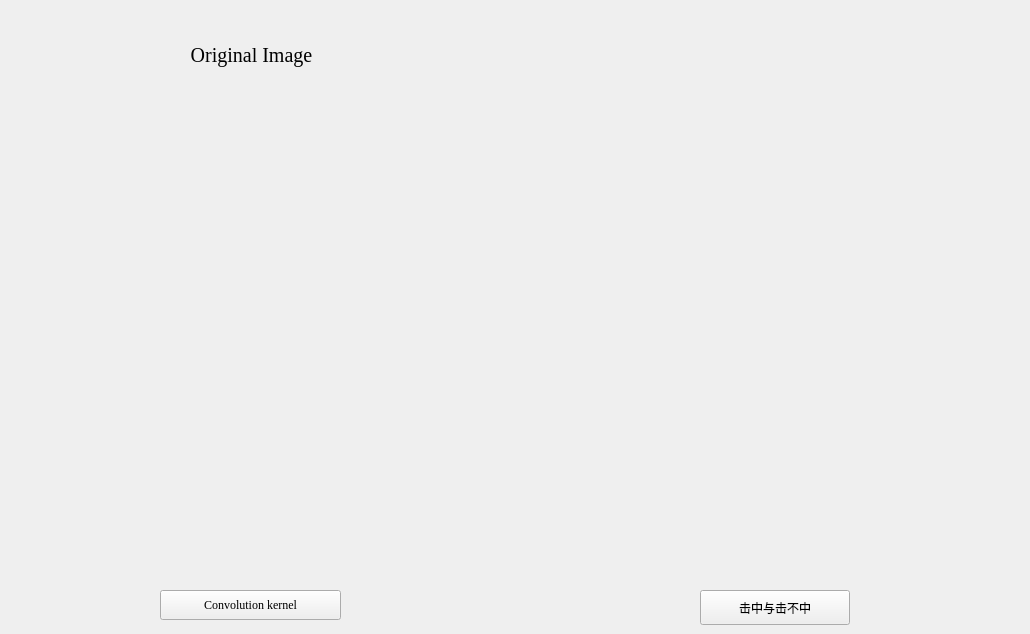
      <widget class="QWidget" name="page_7">
       <property name="font">
        <font>
         <family>Times New Roman</family>
        </font>
       </property>
       <widget class="QPushButton" name="pb_juanjihe_7">
        <property name="geometry">
         <rect>
          <x>160</x>
          <y>590</y>
          <width>181</width>
          <height>30</height>
         </rect>
        </property>
        <property name="text">
         <string>Convolution kernel</string>
        </property>
       </widget>
       <widget class="QPushButton" name="pushButton_gn7">
        <property name="geometry">
         <rect>
          <x>700</x>
          <y>590</y>
          <width>150</width>
          <height>35</height>
         </rect>
        </property>
        <property name="text">
         <string>击中与击不中</string>
        </property>
       </widget>
       <widget class="QWidget" name="layoutWidget">
        <property name="geometry">
         <rect>
          <x>0</x>
          <y>40</y>
          <width>1021</width>
          <height>541</height>
         </rect>
        </property>
        <layout class="QHBoxLayout" name="horizontalLayout_10">
         <property name="spacing">
          <number>15</number>
         </property>
         <property name="leftMargin">
          <number>0</number>
         </property>
         <property name="rightMargin">
          <number>0</number>
         </property>
         <item>
          <layout class="QVBoxLayout" name="verticalLayout_15">
           <item>
            <widget class="QLabel" name="label_75">
             <property name="minimumSize">
              <size>
               <width>0</width>
               <height>30</height>
              </size>
             </property>
             <property name="maximumSize">
              <size>
               <width>16777215</width>
               <height>30</height>
              </size>
             </property>
             <property name="font">
              <font>
               <family>Times New Roman</family>
               <pointsize>15</pointsize>
              </font>
             </property>
             <property name="text">
              <string>Original Image</string>
             </property>
             <property name="alignment">
              <set>Qt::AlignCenter</set>
             </property>
            </widget>
           </item>
           <item>
            <widget class="QLabel" name="label_tu_71">
             <property name="text">
              <string/>
             </property>
            </widget>
           </item>
          </layout>
         </item>
         <item>
          <layout class="QVBoxLayout" name="verticalLayout_16">
           <item>
            <widget class="QLabel" name="label_76">
             <property name="minimumSize">
              <size>
               <width>0</width>
               <height>30</height>
              </size>
             </property>
             <property name="maximumSize">
              <size>
               <width>16777215</width>
               <height>30</height>
              </size>
             </property>
             <property name="font">
              <font>
               <family>Times New Roman</family>
               <pointsize>15</pointsize>
              </font>
             </property>
             <property name="text">
              <string/>
             </property>
             <property name="alignment">
              <set>Qt::AlignCenter</set>
             </property>
            </widget>
           </item>
           <item>
            <widget class="QLabel" name="label_tu_72">
             <property name="text">
              <string/>
             </property>
            </widget>
           </item>
          </layout>
         </item>
        </layout>
       </widget>
      </widget>
